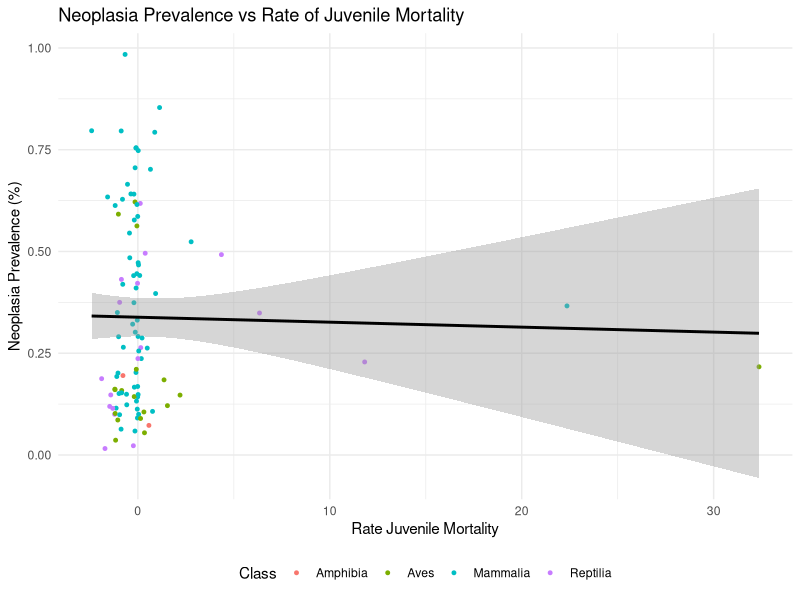
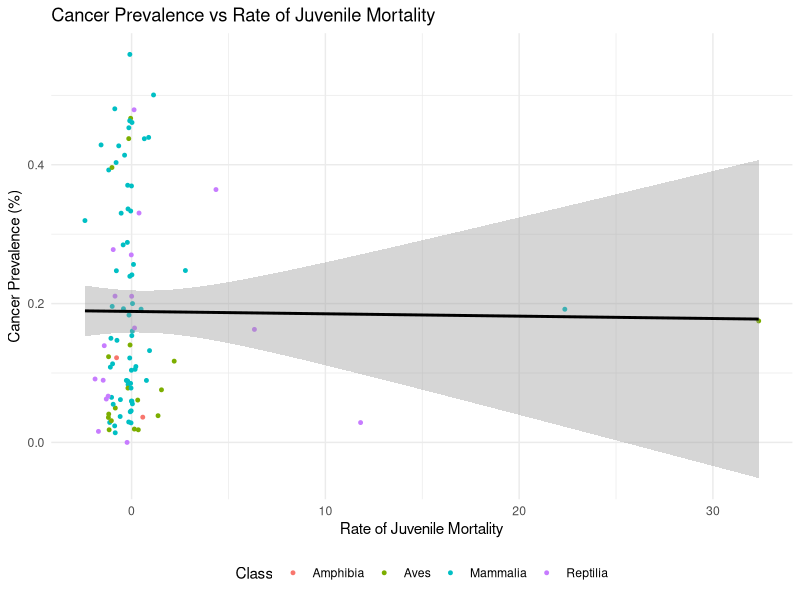

Here is the R script that generated these plots, in order:
# Load libraries
library(ggplot2)
library(dplyr)

data <- read.csv("Fall 2025/Siler/siler_parameters_all_species.csv")


# Scatterplot with linear regression line
ggplot(data, aes(x = b1, y = neoplasia_prevalence, color = Class)) +
  geom_point(alpha = 1, size = 1) +  # points
  geom_smooth(method = "lm", se = TRUE, color = "black") +   # regression line
  theme_minimal() +
  labs(
    x = "Rate Juvenile Mortality",
    y = "Neoplasia Prevalence (%)",
    color = "Class", 
    title = "Neoplasia Prevalence vs Rate of Juvenile Mortality"
  ) +
  theme(legend.position = "bottom") 


# Run the linear model
neoplasia_model <- lm(neoplasia_prevalence ~ b1, data = data)

# See results
summary(neoplasia_model)


# Scatterplot with linear regression line
ggplot(data, aes(x = b1, y = cancer_prevalence, color = Class)) +
  geom_point(alpha = 1, size = 1) +  # points
  geom_smooth(method = "lm", se = TRUE, color = "black") +   # regression line
  theme_minimal() +
  labs(
    x = "Rate of Juvenile Mortality",
    y = "Cancer Prevalence (%)",
    color = "Class", 
    title = "Cancer Prevalence vs Rate of Juvenile Mortality"
  ) +
  theme(legend.position = "bottom") 


# Run the linear model
cancer_model <- lm(cancer_prevalence ~ b1, data = data)

# See results
summary(cancer_model)
